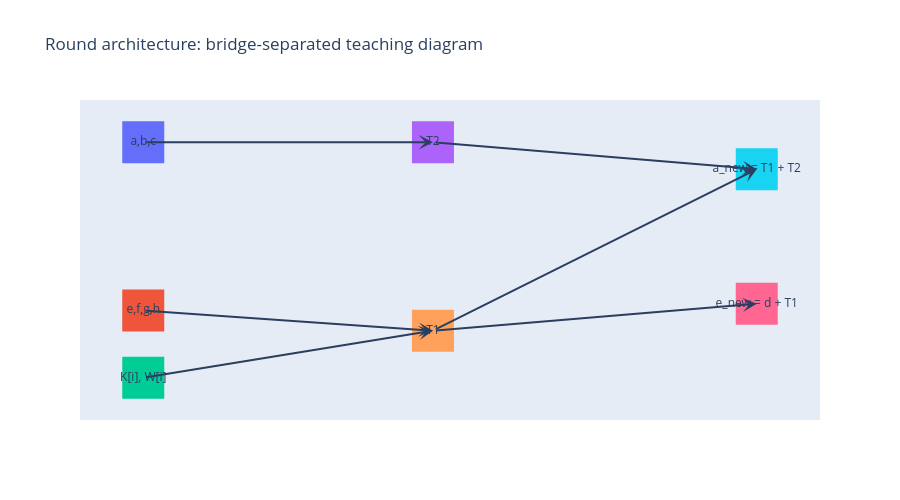

Write notebook code for a chart like this one.
### Markdown cell above
## 3. Bridge-separated view

This diagram is intentionally minimal.  
It is a **teaching picture**, not a hardware schematic.

### What to look for
- \(T2\) depends only on \(a,b,c\).
- \(T1\) depends on \(e,f,g,h\) plus \(K[i]\) and \(W[i]\).
- The round emits two active injections: \(a_{new}\) and \(e_{new}\).

### Code cell
bridge_nodes = {
    "a,b,c": (0.08, 0.78),
    "e,f,g,h": (0.08, 0.28),
    "K[i], W[i]": (0.08, 0.08),
    "T2": (0.42, 0.78),
    "T1": (0.42, 0.22),
    "a_new = T1 + T2": (0.80, 0.70),
    "e_new = d + T1": (0.80, 0.30),
}
bridge_edges = [
    ("a,b,c", "T2"),
    ("e,f,g,h", "T1"),
    ("K[i], W[i]", "T1"),
    ("T2", "a_new = T1 + T2"),
    ("T1", "a_new = T1 + T2"),
    ("T1", "e_new = d + T1"),
]
fig_bridge = go.Figure()
for src, dst in bridge_edges:
    x0, y0 = bridge_nodes[src]
    x1, y1 = bridge_nodes[dst]
    fig_bridge.add_annotation(
        x=x1, y=y1, ax=x0, ay=y0,
        xref="x", yref="y", axref="x", ayref="y",
        showarrow=True, arrowhead=3, arrowsize=1.2, arrowwidth=2
    )
for label, (x, y) in bridge_nodes.items():
    fig_bridge.add_trace(go.Scatter(
        x=[x], y=[y], mode="markers+text", text=[label], textposition="middle center",
        marker=dict(size=42, symbol="square")
    ))
fig_bridge.update_layout(
    title="Round architecture: bridge-separated teaching diagram",
    showlegend=False, xaxis=dict(visible=False), yaxis=dict(visible=False),
    height=500
)
fig_bridge.show()
maybe_save_fig(fig_bridge, "fig_bridge_diagram.html")

### Figure 1 — Plotly figure (JSON) as saved in the notebook; plotly's stock layout.template omitted (floating-point values rounded to 4 significant figures)
{"data": [{"marker": {"size": 42, "symbol": "square"}, "mode": "markers+text", "text": ["a,b,c"], "textposition": "middle center", "type": "scatter", "x": [0.08], "y": [0.78]}, {"marker": {"size": 42, "symbol": "square"}, "mode": "markers+text", "text": ["e,f,g,h"], "textposition": "middle center", "type": "scatter", "x": [0.08], "y": [0.28]}, {"marker": {"size": 42, "symbol": "square"}, "mode": "markers+text", "text": ["K[i], W[i]"], "textposition": "middle center", "type": "scatter", "x": [0.08], "y": [0.08]}, {"marker": {"size": 42, "symbol": "square"}, "mode": "markers+text", "text": ["T2"], "textposition": "middle center", "type": "scatter", "x": [0.42], "y": [0.78]}, {"marker": {"size": 42, "symbol": "square"}, "mode": "markers+text", "text": ["T1"], "textposition": "middle center", "type": "scatter", "x": [0.42], "y": [0.22]}, {"marker": {"size": 42, "symbol": "square"}, "mode": "markers+text", "text": ["a_new = T1 + T2"], "textposition": "middle center", "type": "scatter", "x": [0.8], "y": [0.7]}, {"marker": {"size": 42, "symbol": "square"}, "mode": "markers+text", "text": ["e_new = d + T1"], "textposition": "middle center", "type": "scatter", "x": [0.8], "y": [0.3]}], "layout": {"annotations": [{"arrowhead": 3, "arrowsize": 1.2, "arrowwidth": 2, "ax": 0.08, "axref": "x", "ay": 0.78, "ayref": "y", "showarrow": true, "x": 0.42, "xref": "x", "y": 0.78, "yref": "y"}, {"arrowhead": 3, "arrowsize": 1.2, "arrowwidth": 2, "ax": 0.08, "axref": "x", "ay": 0.28, "ayref": "y", "showarrow": true, "x": 0.42, "xref": "x", "y": 0.22, "yref": "y"}, {"arrowhead": 3, "arrowsize": 1.2, "arrowwidth": 2, "ax": 0.08, "axref": "x", "ay": 0.08, "ayref": "y", "showarrow": true, "x": 0.42, "xref": "x", "y": 0.22, "yref": "y"}, {"arrowhead": 3, "arrowsize": 1.2, "arrowwidth": 2, "ax": 0.42, "axref": "x", "ay": 0.78, "ayref": "y", "showarrow": true, "x": 0.8, "xref": "x", "y": 0.7, "yref": "y"}, {"arrowhead": 3, "arrowsize": 1.2, "arrowwidth": 2, "ax": 0.42, "axref": "x", "ay": 0.22, "ayref": "y", "showarrow": true, "x": 0.8, "xref": "x", "y": 0.7, "yref": "y"}, {"arrowhead": 3, "arrowsize": 1.2, "arrowwidth": 2, "ax": 0.42, "axref": "x", "ay": 0.22, "ayref": "y", "showarrow": true, "x": 0.8, "xref": "x", "y": 0.3, "yref": "y"}], "height": 500, "showlegend": false, "title": {"text": "Round architecture: bridge-separated teaching diagram"}, "xaxis": {"visible": false}, "yaxis": {"visible": false}}}
